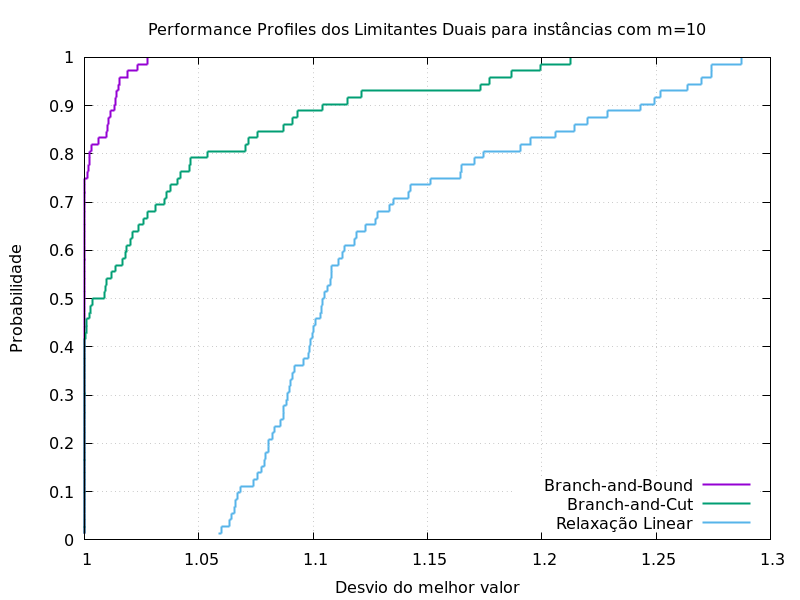

gnuplot code for this plot:
#! /usr/bin/gnuplot
set terminal pngcairo size 800,600 
set grid
set output "10-dual.png"
set title "Performance Profiles dos Limitantes Duais para instâncias com m=10"
set xlabel "Desvio do melhor valor"
set ylabel "Probabilidade"
set key right bottom
plot "10-dual.csv" using 3:1 with steps linewidth 2 title "Branch-and-Bound", "10-dual.csv" using 4:1 with steps linewidth 2 title "Branch-and-Cut", "10-dual.csv" using 2:1 with steps linewidth 2 title "Relaxação Linear"
